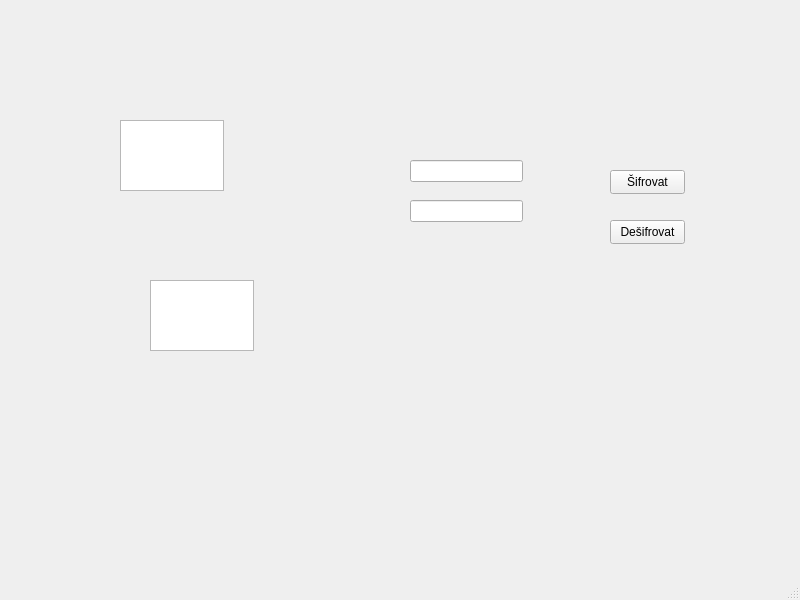
<?xml version="1.0" encoding="UTF-8"?>
<ui version="4.0">
 <class>MainWindow</class>
 <widget class="QMainWindow" name="MainWindow">
  <property name="geometry">
   <rect>
    <x>0</x>
    <y>0</y>
    <width>800</width>
    <height>600</height>
   </rect>
  </property>
  <property name="windowTitle">
   <string>MainWindow</string>
  </property>
  <widget class="QWidget" name="centralwidget">
   <widget class="QPlainTextEdit" name="plainTextEdit_input">
    <property name="geometry">
     <rect>
      <x>120</x>
      <y>120</y>
      <width>104</width>
      <height>71</height>
     </rect>
    </property>
   </widget>
   <widget class="QPlainTextEdit" name="plainTextEdit_output">
    <property name="geometry">
     <rect>
      <x>150</x>
      <y>280</y>
      <width>104</width>
      <height>71</height>
     </rect>
    </property>
   </widget>
   <widget class="QLineEdit" name="lineEdit_a">
    <property name="geometry">
     <rect>
      <x>410</x>
      <y>160</y>
      <width>113</width>
      <height>22</height>
     </rect>
    </property>
   </widget>
   <widget class="QLineEdit" name="lineEdit_b">
    <property name="geometry">
     <rect>
      <x>410</x>
      <y>200</y>
      <width>113</width>
      <height>22</height>
     </rect>
    </property>
   </widget>
   <widget class="QPushButton" name="pushButton_encrypt">
    <property name="geometry">
     <rect>
      <x>610</x>
      <y>170</y>
      <width>75</width>
      <height>24</height>
     </rect>
    </property>
    <property name="text">
     <string>Šifrovat</string>
    </property>
   </widget>
   <widget class="QPushButton" name="pushButton_decrypt">
    <property name="geometry">
     <rect>
      <x>610</x>
      <y>220</y>
      <width>75</width>
      <height>24</height>
     </rect>
    </property>
    <property name="text">
     <string>Dešifrovat</string>
    </property>
   </widget>
  </widget>
  <widget class="QMenuBar" name="menubar">
   <property name="geometry">
    <rect>
     <x>0</x>
     <y>0</y>
     <width>800</width>
     <height>26</height>
    </rect>
   </property>
  </widget>
  <widget class="QStatusBar" name="statusbar"/>
 </widget>
 <resources/>
 <connections/>
</ui>
